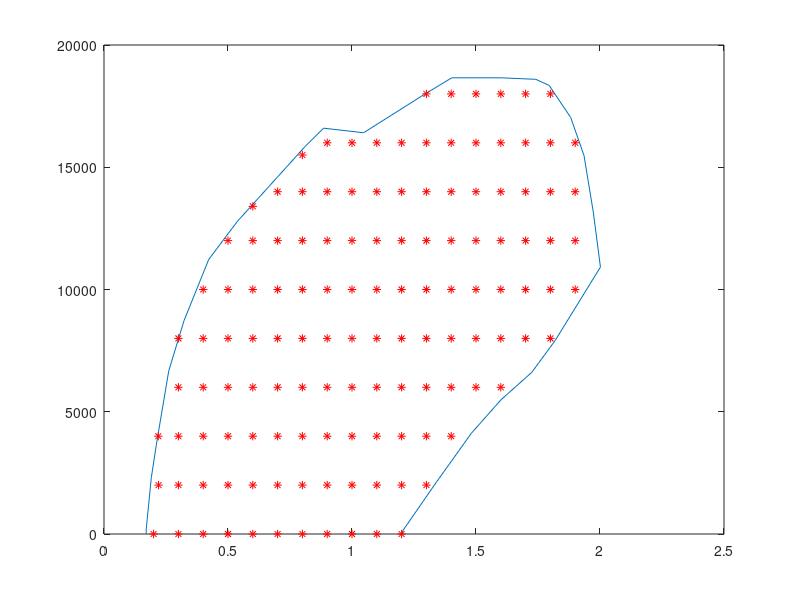

Write the MATLAB code that produced this figure. (Note: this script raises an error after producing the figure.)
%% Auto_trim aid 
% This script perform a trim routine to find out a 3D map of the trim
% states of AoA and SS at level flight.
% These 3D maps would implemente later on as bias to the pilot inouts, so
% he does nt have to retrim or constantly give an input to perorm a level
% flight

clear beta_map  alpha_map

load('FlightEnvelope.mat')
plot(F_envelope.M_1g ,F_envelope.H_1g )
hold on

%% Generation evauation points inside flight envelope
M_sq_autotrim = 0:0.1:max(F_envelope.M_1g);
H_sq_autotrim = min( F_envelope.H_1g):2000:max(F_envelope.H_1g);

M_eval=NaN*ones(size(M_sq_autotrim,2),size(H_sq_autotrim,2));
H_eval=NaN*ones(size(M_sq_autotrim,2),size(H_sq_autotrim,2));

for I=1:size(M_sq_autotrim,2)
    for J=1:size(H_sq_autotrim,2)
        if inpolygon(M_sq_autotrim(I),H_sq_autotrim(J),F_envelope.M_1g,F_envelope.H_1g)
            M_eval(I,J)=M_sq_autotrim(I);
            H_eval(I,J)=H_sq_autotrim(J);
        end
    end
end

% ADD ANY DESIRED POINT??
I=4;J=5;
M_eval(I,J)=M_sq_autotrim(I);
H_eval(I,J)=H_sq_autotrim(J);

I=3;J=2;
M_eval(I,J)=1.1*M_sq_autotrim(I);
H_eval(I,J)=H_sq_autotrim(J);

I=3;J=3;
M_eval(I,J)=0.219;
H_eval(I,J)=H_sq_autotrim(J);

I=7;J=8;
M_eval(I,J)=M_sq_autotrim(I);
H_eval(I,J)=13400;


I=9;J=9;
M_eval(I,J)=M_sq_autotrim(I);
H_eval(I,J)=15500;

plot(M_eval,H_eval,'*r')

%% Iterative evaluation of setpoints
alpha_map = ones(size(M_eval))*NaN;
beta_map = ones(size(M_eval))*NaN;

for I=1:size(M_sq_autotrim,2)
    for J=1:size(H_sq_autotrim,2)
        if isnan(M_eval(I,J))==0
            altitude = H_eval(I,J);
            [T,a,~,rho]=atmosisa(altitude);
            velocity = M_eval(I,J)*a;
            
            % Run tests
            q=1/2*rho*velocity^2;
            alpha = rad2deg((9800*9.81/(q*27)-0.015)/4.22);
            [trim_state, itrim_throttle, trim_control, dLEF, UX,cost] = trim_F16_fast(throttle, elevator,beta,  alpha, aileron, rudder, velocity, altitude);
            if cost<0.1
%                 keyboard
                alpha_map(I,J) = trim_state(8);
                beta_map(I,J) = trim_state(9);
            else
                % Assign the nearest value
                dist=100000;
                for I2=1:size(M_sq_autotrim,2)
                    for J2=1:size(H_sq_autotrim,2)
                        if isnan(M_eval(I2,J2))==0 && dist>sqrt((M_eval(I2,J2)-M_eval(I,J))^2+(H_eval(I2,J2)-H_eval(I,J))^2) && I2~=I && J2~=J
                            dist = sqrt((M_eval(I2,J2)-M_eval(I,J))^2+(H_eval(I2,J2)-H_eval(I,J))^2);
                            alpha_map(I,J) = alpha_map(I2,J2);
                            beta_map(I,J) = beta_map(I2,J2);
                        end
                    end
                end
                
            end

            
%             pause
        end
    end
end

figure(1)
plot(F_envelope.M_1g ,F_envelope.H_1g )
hold on;
surf(M_eval,H_eval,rad2deg(alpha_map))

figure
plot(F_envelope.M_1g ,F_envelope.H_1g )
hold on;
surf(M_eval,H_eval,rad2deg(beta_map))

pause
%% Interpolate the maps and evaluate
[fitresult_alpha, gof] = createFit(M_eval, H_eval, alpha_map);
[fitresult_beta, gof] = createFit(M_eval, H_eval, beta_map);

alpha_map_eval = ones(size(M_eval))*NaN;
beta_map_eval = ones(size(M_eval))*NaN;

for I=1:size(M_sq_autotrim,2)
    for J=1:size(H_sq_autotrim,2)
        if isnan(M_eval(I,J))==0
            
            alpha_map_eval(I,J) = fitresult_alpha(M_sq_autotrim(I),H_sq_autotrim(J));
            beta_map_eval(I,J) = fitresult_beta(M_sq_autotrim(I),H_sq_autotrim(J));
            
        end
    end
end

pause
close all

figure(1)
plot(F_envelope.M_1g ,F_envelope.H_1g )
hold on;
surf(M_eval,H_eval,rad2deg(alpha_map_eval))

figure
plot(F_envelope.M_1g ,F_envelope.H_1g )
hold on;
surf(M_eval,H_eval,rad2deg(beta_map_eval))


